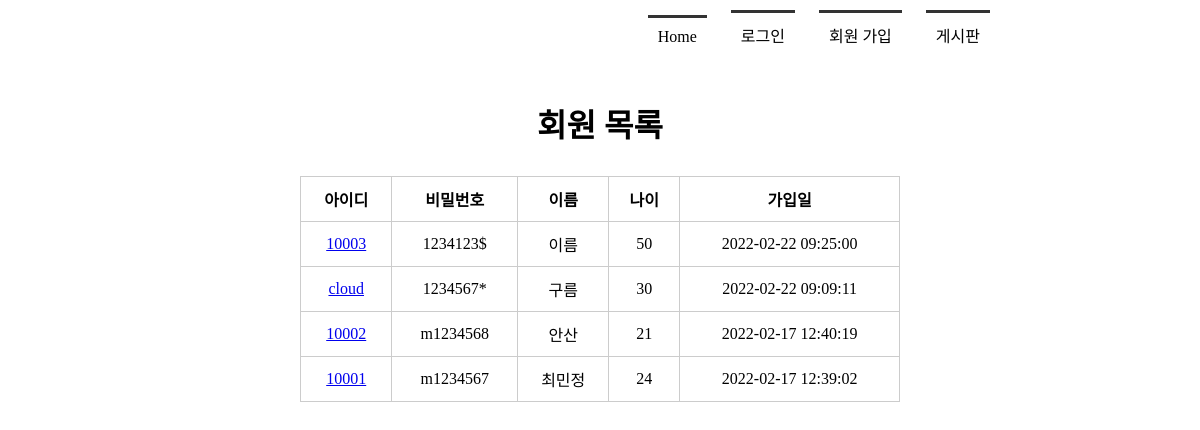
Page /memberlist/ on the committed database.
### tables this page shows
CREATE TABLE member(
            mid char(5) PRIMARY KEY,
            passwd  char(8) NOT NULL,
            name    text NOT NULL,
            age integer,
            regDate timestamp date DEFAULT (datetime('now', 'localtime'))
        );

### app.py (the view)
@app.route('/memberlist/')
def memberlist():
    rs = select_member()
    return render_template('memberlist.html', rs=rs)

### model/model_member.py (called while the page is built)
def getconn():
    conn = sqlite3.connect('./members.db')
    return conn

def select_member():
    conn = getconn()
    cur = conn.cursor()
    sql = "SELECT * FROM member ORDER BY regDate DESC"
    cur.execute(sql)
    rs = cur.fetchall()
    conn.close()
    return rs

### templates/memberlist.html (shortened to what this page needs)
<!DOCTYPE html>
<html lang="ko">
<head>
    <link rel="stylesheet" href="{{ url_for('static', filename='style.css') }}">
</head>
<body>
    <div id="container">
        {% include 'navbar.html' %}
        <section>
            <h1>회원 목록</h1>
            <table>
                <tr>
                    <th>아이디</th>
                    <th>비밀번호</th>
                    <th>이름</th>
                    <th>나이</th>
                    <th>가입일</th>
                </tr>
                {% for i in rs %}
                <tr>
                    <td><a href="{{ url_for('member_view', id=i[0]) }}">{{ i[0] }}</a></td>
                    <td>{{ i[1] }}</td>
                    <td>{{ i[2] }}</td>
                    <td>{{ i[3] }}</td>
                    <td>{{ i[4] }}</td>
                </tr>
                {% endfor %}
            </table>
        </section>
    </div>
</body>
</html>

### static/style.css (style rules this page uses)
* { margin: 0; padding: 0; }
#container { width: 1000px; margin: 0 auto; }
section { text-align:center; }
section h1 { font-size: 2em; margin-bottom: 30px; }
section table { width: 600px; margin: 0 auto; }
section table, th, td { padding: 10px; border: 1px solid #ccc; border-collapse: collapse; }

### rows in the picture
member: mid "10003", passwd "1234123$", name "이름", age "50", regDate "2022-02-22 09:25:00"
member: mid "cloud", passwd "1234567*", name "구름", age "30", regDate "2022-02-22 09:09:11"
member: mid "10002", passwd "m1234568", name "안산", age "21", regDate "2022-02-17 12:40:19"
member: mid "10001", passwd "m1234567", name "최민정", age "24", regDate "2022-02-17 12:39:02"
